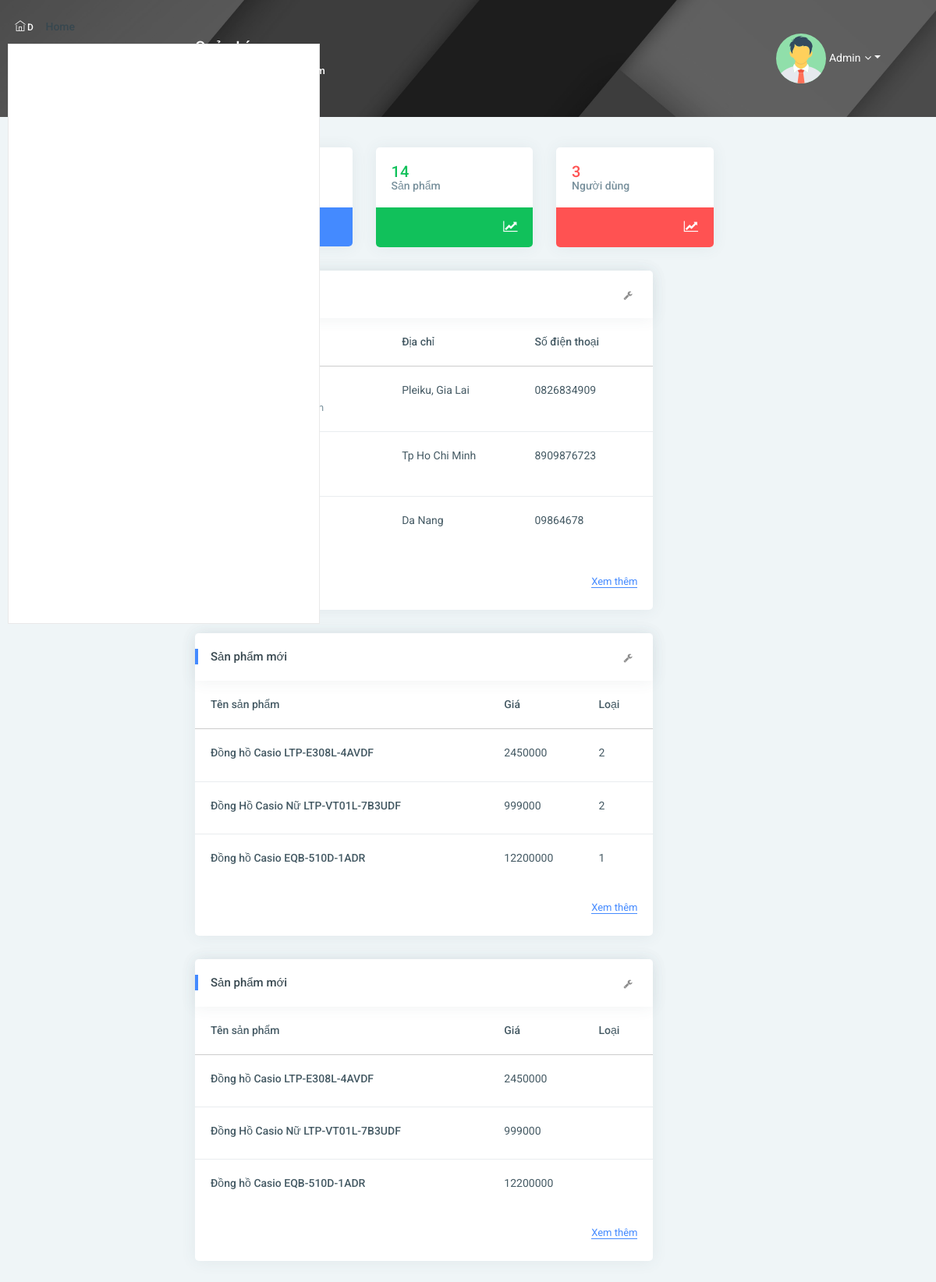
/home.php (signed in), run on the app's committed database.
### tables this page shows
CREATE TABLE `user` (
  `IDuser` int(11) NOT NULL,
  `Name` varchar(100) NOT NULL,
  `Email` varchar(200) NOT NULL,
  `Pass` text NOT NULL,
  `Address` varchar(300) NOT NULL,
  `Phone` varchar(10) NOT NULL
);

CREATE TABLE `sanpham` (
  `ID` int(10) NOT NULL,
  `TenSanPham` varchar(200) NOT NULL,
  `Gia` int(15) NOT NULL,
  `HinhSP` varchar(300) NOT NULL,
  `MoTaSP` varchar(400) NOT NULL,
  `IDLoai` int(11) NOT NULL
);

### thongke.php (the view, shortened to what this page needs)
<?php
    include './session.php';
    $sqldh = "select count(*) as countdh from donhang";
    $querydh = $conn->query($sqldh);
    $rowdh = mysqli_fetch_array($querydh, MYSQLI_ASSOC);
    $sqlsp = "select count(*) as countsp from sanpham";
    $querysp = $conn->query($sqlsp);
    $rowsp = mysqli_fetch_array($querysp, MYSQLI_ASSOC);
    $sqluser = "select count(*) as countuser from user";
    $queryuser = $conn->query($sqluser);
    $rowuser = mysqli_fetch_array($queryuser);
?>
<div class="pcoded-content">
<?php include 'tabnav.php'; ?>
    <div class="pcoded-inner-content">
        <div class="main-body">
            <div class="page-wrapper">
                <div class="page-body">
                    <div class="row">
                        <div class="col-xl-3 col-md-6">
                            <div class="card">
                                <div class="card-block">
                                    <div class="row align-items-center">
                                        <div class="col-8">
                                            <h5 class="text-c-blue"><?php echo $rowdh['countdh'];  ?></h5>
                                            <h6 class="text-muted m-b-0">Đơn hàng</h6>
                                        </div>
                                        <div class="col-4 text-right">
                                        <i class="fas fa-align-justify"></i>
                                        </div>
                                    </div>
                                </div>
                                <div class="card-footer bg-c-blue">
                                    <div class="row align-items-center">
                                        <div class="col-9">
                                            <a href=""> <p class="text-white m-b-0"> xem chi tiết</p></a>
                                        </div>
                                        <div class="col-3 text-right">
                                        </div>
                                    </div>
                                </div>
                            </div>
                        </div>
                        <div class="col-xl-3 col-md-6">
                            <div class="card">
                                <div class="card-block">
                                    <div class="row align-items-center">
                                        <div class="col-8">
                                            <h5 class="text-c-green"><?php echo $rowsp['countsp']; ?></h5>
                                            <h6 class="text-muted m-b-0">Sản phẩm</h6>
                                        </div>
                                        <div class="col-4 text-right">
                                        <i class="fa fa-line-chart text-white f-16"></i>
                                        </div>
                                    </div>
                                </div>
                                <div class="card-footer bg-c-green">
                                    <div class="row align-items-center">
                                        <div class="col-9">
                                        </div>
                                        <div class="col-3 text-right">
                                            <i class="fa fa-line-chart text-white f-16"></i>
                                        </div>
                                    </div>
                                </div>
                            </div>
                        </div>
                        <div class="col-xl-3 col-md-6">
                            <div class="card">
                                <div class="card-block">
                                    <div class="row align-items-center">
                                        <div class="col-8">
                                            <h5 class="text-c-red"><?php echo $rowuser['countuser'];  ?></h5>
                                            <h6 class="text-muted m-b-0">Người dùng </h6>
                                        </div>
                                        <div class="col-4 text-right">
                                        </div>
                                    </div>
                                </div>
                                <div class="card-footer bg-c-red">
                                    <div class="row align-items-center">
                                        <div class="col-9">
                                        </div>
                                        <div class="col-3 text-right">
                                            <i class="fa fa-line-chart text-white f-16"></i>
                                        </div>
                                    </div>
                                </div>
                            </div>
                        </div>
                        <div class="col-xl-8 col-md-12">
                            <div class="card table-card">
                                <div class="card-header">
                                    <h5>Người dùng mới</h5>
                                    <div class="card-header-right">
                                        <ul class="list-unstyled card-option">
                                            <li><i class="fa fa fa-wrench open-card-option"></i></li>
                                        </ul>
                                    </div>
                                </div>
                                <div class="card-block">
                                    <div class="table-responsive">
                                        <table class="table table-hover">
                                            <thead>
                                                <tr>
                                                    <th>Tên</th>
                                                    <th>Địa chỉ</th>
                                                    <th>Số điện thoại</th>
                                                </tr>
                                            </thead>
                                            <tbody>
                                            <?php
                                            $sql = "SELECT * FROM `user` ORDER BY `user`.`IDuser` DESC  LIMIT 3";
                                            $query = $conn->query($sql);
                                            if($query->num_rows > 0){
                                                while($row =  $query->fetch_assoc()){
                                                        echo '
                                                        <tr>
                                                            <td>
                                                                    <div class="d-inline-block">
                                                                        <h6>'.$row['Name'].'</h6>
                                                                        <p class="text-muted m-b-0">'.$row['Email'].'</p>
                                                                </div>
                                                            </td>
                                                            <td>'.$row['Address'].'</td>
                                                            <td>'.$row['Phone'].'</td>
                                                        </tr>
                                                        ';
                                                }
                                            }
                                            ?>
                                            </tbody>
                                        </table>
                                        <div class="text-right m-r-20">
                                            <a href="user.php" class=" b-b-primary text-primary">Xem thêm</a>
                                        </div>
                                    </div>
                                </div>
                            </div>
                        </div>
                        <div class="col-xl-8 col-md-12">
                            <div class="card table-card">
                                <div class="card-header">
                                    <h5>Sản phẩm mới </h5>
                                    <div class="card-header-right">
                                        <ul class="list-unstyled card-option">
                                            <li><i class="fa fa fa-wrench open-card-option"></i></li>
                                        </ul>
                                    </div>
                                </div>
                                <div class="card-block">
                                    <div class="table-responsive">
                                        <table class="table table-hover">
                                            <thead>
                                                <tr>
                                                    <th>Tên sản phẩm</th>
                                                    <th>Giá </th>
                                                    <th>Loại</th>
                                                </tr>
                                            </thead>
                                            <tbody>
                                            <?php
                                                        $sql = "SELECT * FROM `sanpham` ORDER BY `sanpham`.`ID` DESC  LIMIT 3";
                                                        $query = $conn->query($sql);
                                                         if($query->num_rows > 0){
                                                             while($row =  $query->fetch_assoc()){
                                                                     echo '
                                                                     <tr>
                                                                         <td>
                                                                                 <div class="d-inline-block">
                                                                                     <h6>'.$row['TenSanPham'].'</h6>
                                                                             </div>
                                                                         </td>
                                                                         <td>'.$row['Gia'].'</td>
                                                                         <td>'.$row['IDLoai'].'</td>
                                                                     </tr>
                                                                     ';
                                                             }
                                                         }
                                            ?>
                                            </tbody>
                                        </table>
                                        <div class="text-right m-r-20">
                                            <a href="sanpham.php" class=" b-b-primary text-primary">Xem thêm</a>
                                        </div>
                                    </div>
                                </div>
                            </div>
                        </div>
                        <div class="col-xl-8 col-md-12">
                            <div class="card table-card">
                                <div class="card-header">
                                    <h5>Sản phẩm mới </h5>
                                    <div class="card-header-right">
                                        <ul class="list-unstyled card-option">
                                            <li><i class="fa fa fa-wrench open-card-option"></i></li>
                                        </ul>
                                    </div>
                                </div>
                                <div class="card-block">
                                    <div class="table-responsive">
                                        <table class="table table-hover">
                                            <thead>
                                                <tr>
                                                    <th>Tên sản phẩm</th>
                                                    <th>Giá </th>
                                                    <th>Loại</th>
                                                </tr>
                                            </thead>
                                            <tbody>
                                            <?php
                                                        $sql = "SELECT * FROM `sanpham` ORDER BY `sanpham`.`ID` DESC  LIMIT 3";
                                                        $query = $conn->query($sql);
                                                         if($query->num_rows > 0){
                                                             while($row =  $query->fetch_assoc()){
                                                                     echo '
                                                                     <tr>
                                                                         <td>
                                                                                 <div class="d-inline-block">
                                                                                     <h6>'.$row['TenSanPham'].'</h6>
                                                                             </div>
                                                                         </td>
                                                                         <td>'.$row['Gia'].'</td>
                                                                         <td>'.$row['IDloai'].'</td>
                                                                     </tr>
                                                                     ';
                                                             }
                                                         }
                                            ?>
                                            </tbody>
                                        </table>
                                        <div class="text-right m-r-20">
                                            <a href="sanpham.php" class=" b-b-primary text-primary">Xem thêm</a>
                                        </div>
                                    </div>
                                </div>
                            </div>
                        </div>
                    </div>
                </div>
            </div>
            <div id="styleSelector"> </div>
        </div>
    </div>
</div>

### data on the page
user: Address "Pleiku, Gia Lai", Phone "0826834909"
user: Address "Tp Ho Chi Minh", Phone "8909876723"
user: Address "Da Nang", Phone "09864678"
sanpham: TenSanPham "Đồng hồ Casio LTP-E308L-4AVDF", Gia "2450000", IDLoai "2"
sanpham: TenSanPham "Đồng Hồ Casio Nữ LTP-VT01L-7B3UDF", Gia "999000", IDLoai "2"
sanpham: TenSanPham "Đồng hồ Casio EQB-510D-1ADR", Gia "12200000", IDLoai "1"

### other printed values
$rowsp['countsp'] "14"
$rowuser['countuser'] "3"
